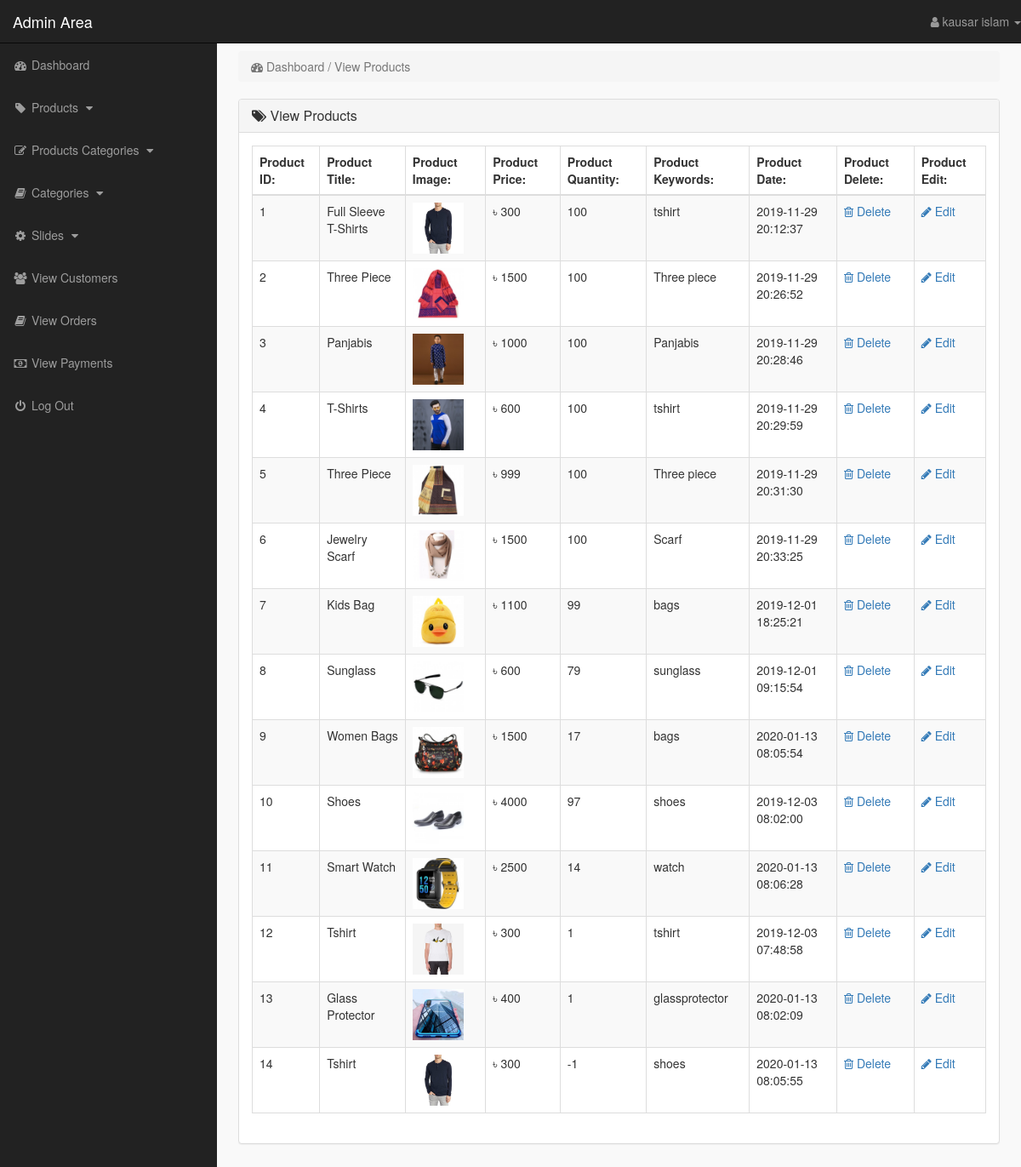
Page /admin_area/index.php?view_products (signed in) on the committed database.
### tables this page shows
CREATE TABLE `products` (
  `product_id` int(10) NOT NULL,
  `p_cat_id` int(10) NOT NULL,
  `cat_id` int(10) NOT NULL,
  `date` timestamp NOT NULL DEFAULT current_timestamp() ON UPDATE current_timestamp(),
  `product_title` text NOT NULL,
  `product_img1` text NOT NULL,
  `product_img2` text NOT NULL,
  `product_img3` text NOT NULL,
  `product_price` int(10) NOT NULL,
  `product_desc` varchar(255) NOT NULL,
  `product_keywords` text NOT NULL,
  `product_label` text NOT NULL,
  `product_sale` int(10) NOT NULL,
  `product_qty` int(100) NOT NULL
);

### admin_area/view_products.php (the view)
<?php
    if(!isset($_SESSION['admin_email'])){
        echo "<script>window.open('login.php','_self')</script>";
    }else{
?>
<div class="row">
    <div class="col-lg-12">
        <ol class="breadcrumb">
            <li class="active">
                <i class="fa fa-dashboard"></i> Dashboard / View Products
            </li>
        </ol>
    </div>
</div>
<div class="row">
    <div class="col-lg-12">
        <div class="panel panel-default">
            <div class="panel-heading">
               <h3 class="panel-title">
                   <i class="fa fa-tags"></i>  View Products
               </h3>
            </div>
            <div class="panel-body">
                <div class="table-responsive">
                    <table class="table table-striped table-bordered table-hover">
                        <thead>
                            <tr>
                                <th> Product ID: </th>
                                <th> Product Title: </th>
                                <th> Product Image: </th>
                                <th> Product Price: </th>
                                 <th> Product Quantity: </th>
                                <th> Product Keywords: </th>
                                <th> Product Date: </th>
                                <th> Product Delete: </th>
                                <th> Product Edit: </th>
                            </tr>
                        </thead>
                        <tbody>
                            <?php
                                $i=0;
                                $get_pro = "select * from products";
                                $run_pro = mysqli_query($con,$get_pro);
                                while($row_pro=mysqli_fetch_array($run_pro)){
                                    $pro_id = $row_pro['product_id'];
                                    $pro_title = $row_pro['product_title'];
                                    $pro_img1 = $row_pro['product_img1'];
                                    $pro_price = $row_pro['product_price'];
                                    $pro_keywords = $row_pro['product_keywords'];
                                    $pro_date = $row_pro['date'];
                                    $pro_qty = $row_pro['product_qty'];
                                    $i++;
                            ?>
                            <tr>
                                <td> <?php echo $i; ?> </td>
                                <td> <?php echo $pro_title; ?> </td>
                                <td> <img src="product_images/<?php echo $pro_img1; ?>" width="60" height="60"></td>
                                <td> ৳ <?php echo $pro_price; ?> </td>
                                <td> <?php echo $pro_qty; ?> </td>
                                 <td> <?php echo $pro_keywords; ?> </td>
                                <td> <?php echo $pro_date ?> </td>
                                <td>
                                     <a href="index.php?delete_product=<?php echo $pro_id; ?>">
                                        <i class="fa fa-trash-o"></i> Delete
                                     </a>
                                </td>
                                <td>
                                     <a href="index.php?edit_product=<?php echo $pro_id; ?>">
                                        <i class="fa fa-pencil"></i> Edit
                                     </a>
                                </td>
                            </tr>
                            <?php } ?>
                        </tbody>
                    </table>
                </div>
            </div>
        </div>
    </div>
</div>
<?php } ?>

### admin_area/includes/sidebar_stuff.php (shortened to what this page needs)
<?php
    if(!isset($_SESSION['admin_email'])){
        echo "<script>window.open('login.php','_self')</script>";
    }else{
?>
<nav class="navbar navbar-inverse navbar-fixed-top">
    <div class="navbar-header">
        <a href="index.php?dashboard" class="navbar-brand">Admin Area</a>
    </div>
    <ul class="nav navbar-right top-nav">
        <li class="dropdown">
            <a href="#" class="dropdown-toggle" data-toggle="dropdown">
                <i class="fa fa-user"></i> <?php echo $admin_name; ?> <b class="caret"></b>
            </a>
        </li>
    </ul>
    <div class="collapse navbar-collapse navbar-ex1-collapse">
        <ul class="nav navbar-nav side-nav">
            <li>
                <a href="index.php?dashboard">
                        <i class="fa fa-fw fa-dashboard"></i> Dashboard
                </a>
            </li>
            <li>
                <a href="#" data-toggle="collapse" data-target="#products">
                        <i class="fa fa-fw fa-tag"></i> Products
                        <i class="fa fa-fw fa-caret-down"></i>
                </a>
            </li>
            <li>
                <a href="#" data-toggle="collapse" data-target="#p_cat">
                        <i class="fa fa-fw fa-edit"></i> Products Categories
                        <i class="fa fa-fw fa-caret-down"></i>
                </a>
            </li>
            <li>
                <a href="#" data-toggle="collapse" data-target="#cat">
                        <i class="fa fa-fw fa-book"></i> Categories
                        <i class="fa fa-fw fa-caret-down"></i>
                </a>
            </li>
            <li>
                <a href="#" data-toggle="collapse" data-target="#slides">
                        <i class="fa fa-fw fa-gear"></i> Slides
                        <i class="fa fa-fw fa-caret-down"></i>
                </a>
            </li>
            <li>
                <a href="index.php?view_customers">
                    <i class="fa fa-fw fa-users"></i> View Customers
                </a>
            </li>
            <li>
                <a href="index.php?view_orders">
                    <i class="fa fa-fw fa-book"></i> View Orders
                </a>
            </li>
            <li>
                <a href="index.php?view_payments">
                    <i class="fa fa-fw fa-money"></i> View Payments
                </a>
            </li>
            <li>
                <a href="logout.php">
                    <i class="fa fa-fw fa-power-off"></i> Log Out
                </a>
            </li>
        </ul>
    </div>
</nav>
<?php } ?>

### admin_area/css/style.css (style rules this page uses)
body { margin-top: 100px; }
@media (min-width: 768px) { body { margin-top: 50px; } }
.top-nav { 0 15px; }
.top-nav>li { float: left; display: inline-block; }
.top-nav>li>a { color: #999999; line-height: 20px; padding-top: 15px; padding-bottom: 15px; }
@media (min-width: 768px) { .side-nav { position: fixed; top: 51px; bottom: 0; width: 255px; overflow-y: auto; overflow-x: hidden; background-color: #222222; padding-bottom: 40px; border-radius: 0; } }
@media (min-width: 768px) { .side-nav>li>a { width: 255px; } }
.panel-body { border-radius: 5px; }

### rows in the picture
products: product_title "Full Sleeve T-Shirts", product_img1 (picture), product_price "300", product_qty "100", product_keywords "tshirt", date "2019-11-29 20:12:37"
products: product_title "Three Piece", product_img1 (picture), product_price "1500", product_qty "100", product_keywords "Three piece", date "2019-11-29 20:26:52"
products: product_title "Panjabis", product_img1 (picture), product_price "1000", product_qty "100", product_keywords "Panjabis", date "2019-11-29 20:28:46"
products: product_title "T-Shirts", product_img1 (picture), product_price "600", product_qty "100", product_keywords "tshirt", date "2019-11-29 20:29:59"
products: product_title "Three Piece", product_img1 (picture), product_price "999", product_qty "100", product_keywords "Three piece", date "2019-11-29 20:31:30"
products: product_title "Jewelry Scarf", product_img1 (picture), product_price "1500", product_qty "100", product_keywords "Scarf", date "2019-11-29 20:33:25"
products: product_title "Kids Bag", product_img1 (picture), product_price "1100", product_qty "99", product_keywords "bags", date "2019-12-01 18:25:21"
products: product_title "Sunglass", product_img1 (picture), product_price "600", product_qty "79", product_keywords "sunglass", date "2019-12-01 09:15:54"
products: product_title "Women Bags", product_img1 (picture), product_price "1500", product_qty "17", product_keywords "bags", date "2020-01-13 08:05:54"
products: product_title "Shoes", product_img1 (picture), product_price "4000", product_qty "97", product_keywords "shoes", date "2019-12-03 08:02:00"
products: product_title "Smart Watch", product_img1 (picture), product_price "2500", product_qty "14", product_keywords "watch", date "2020-01-13 08:06:28"
products: product_title "Tshirt", product_img1 (picture), product_price "300", product_qty "1", product_keywords "tshirt", date "2019-12-03 07:48:58"
products: product_title "Glass Protector", product_img1 (picture), product_price "400", product_qty "1", product_keywords "glassprotector", date "2020-01-13 08:02:09"
products: product_title "Tshirt", product_img1 (picture), product_price "300", product_qty "-1", product_keywords "shoes", date "2020-01-13 08:05:55"

### other values in the picture
$admin_name "kausar islam"
